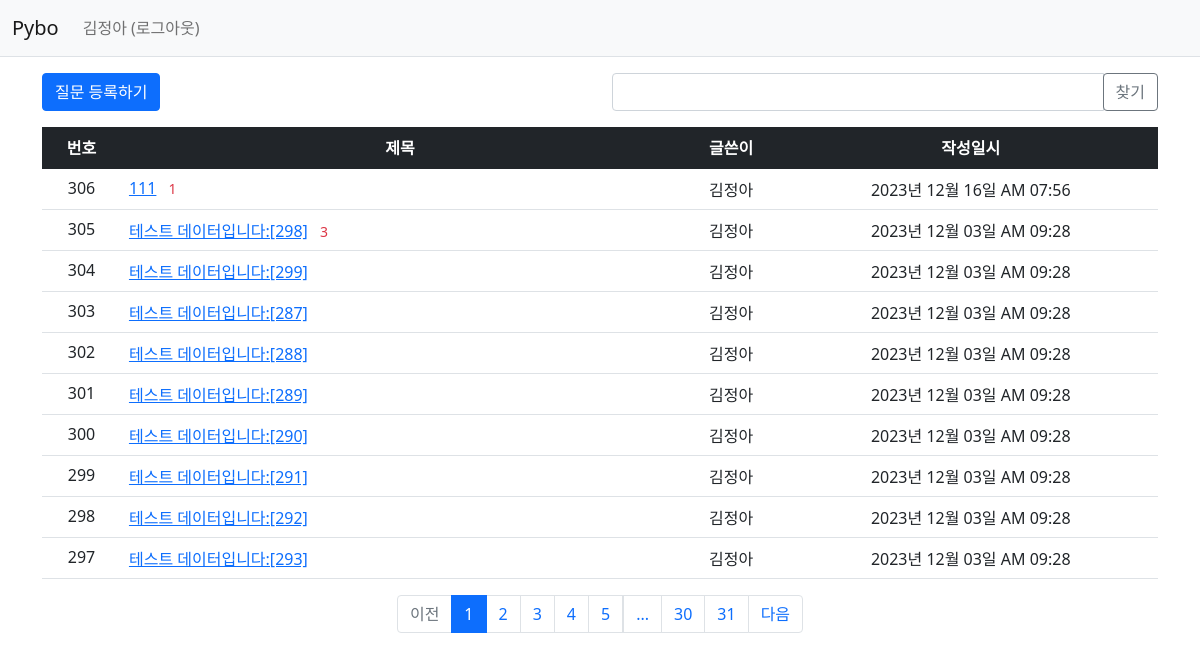
/question/list/ (signed in), run on the app's committed database.
### pybo/models.py (models this page shows)
class User(db.Model):
    id = db.Column(db.Integer, primary_key=True)
    username = db.Column(db.String(150), unique=True, nullable=False)
    password = db.Column(db.String(200), nullable=False)
    email = db.Column(db.String(120), unique=True, nullable=False)

class Question(db.Model):
    id = db.Column(db.Integer, primary_key=True)
    subject = db.Column(db.String(200), nullable=False)
    content = db.Column(db.Text(), nullable=False)
    create_date = db.Column(db.DateTime(), nullable=False)
    user_id = db.Column(db.Integer, db.ForeignKey('user.id', ondelete='CASCADE'), nullable=False)
    user = db.relationship('User', backref=db.backref('question_set'))
    modify_date = db.Column(db.DateTime(), nullable=True)
    voter = db.relationship('User', secondary=question_voter, backref=db.backref('question_voter_set'))

### pybo/views/question_views.py (the view, shortened to what this page needs)
@bp.route('/list/')
def _list():
    page = request.args.get('page', type=int, default=1)
    kw = request.args.get('kw', type=str, default='')
    question_list = Question.query.order_by(Question.create_date.desc())
    question_list = question_list.paginate(page=page, per_page=10)
    return render_template('question/question_list.html', question_list=question_list, page=page, kw=kw)

### pybo/filter.py (called while the page is built)
def format_datetime(value, fmt='%Y년 %m월 %d일 %p %I:%M'):
    return value.strftime(fmt)

### pybo/views/auth_views.py (called while the page is built)
@bp.before_app_request
def load_logged_in_user():
    user_id = session.get('user_id')
    if user_id is None:
        g.user = None
    else:
        g.user = User.query.get(user_id)

### pybo/templates/question/question_list.html (shortened to what this page needs)
<link rel="stylesheet" href="{{ url_for('static', filename='bootstrap.min.css') }}">
{% extends 'base.html' %}
{% block content %}
<div class="container my-3">
    <div class="row my-3">
        <div class="col-6">
            <a href="{{ url_for('question.create') }}" class="btn btn-primary">질문 등록하기</a>
        </div>
        <div class="col-6">
            <div class="input-group">
                <input type="text" id="search_kw" class="form-control" value="{{ kw or '' }}">
                <div class="input-group-append">
                    <button class="btn btn-outline-secondary" type="button" id="btn_search">찾기</button>
                </div>
            </div>
        </div>
    </div>
    <table class="table">
        <thead>
        <tr class="text-center table-dark">
            <th>번호</th>
            <th style="width:50%">제목</th>
            <th>글쓴이</th>
            <th>작성일시</th>
        </tr>
        </thead>
        <tbody>
        {% if question_list %}
        {% for question in question_list.items %}
        <tr class="text-center">
            <td>{{ question_list.total - ((question_list.page-1) * question_list.per_page) - loop.index0 }}</td>
            <td class="text-start">
                <a href="{{ url_for('question.detail', question_id=question.id) }}">{{ question.subject }}</a>
                {% if question.answer_set|length > 0 %}
                <span class="text-danger small mx-2">{{ question.answer_set|length }}</span>
                {% endif %}
            </td>
            <td>{{ question.user.username }}</td>
            <td>{{ question.create_date|datetime }}</td>
        </tr>
        {% endfor %}
        {% else %}
        <tr>
            <td colspan="3">질문이 없습니다.</td>
        </tr>
        {% endif %}
        </tbody>
    </table>
    <ul class="pagination justify-content-center">
        {% if question_list.has_prev %}
        <li class="page-item">
            <a class="page-link" data-page="{{ question_list.prev_num }}" href="javascript:void(0)">이전</a>
        </li>
        {% else %}
        <li class="page-item disabled">
            <a class="page-link" tabindex="-1" aria-disabled="true" href="javascript:void(0)">이전</a>
        </li>
        {% endif %}
        {% for page_num in question_list.iter_pages() %}
        {% if page_num %}
        {% if page_num != question_list.page %}
        <li class="page-item">
            <a class="page-link" data-page="{{ page_num }}" href="javascript:void(0)">{{ page_num }}</a>
        </li>
        {% else %}
        <li class="page-item active" aria-current="page">
            <a class="page-link" href="javascript:void(0)">{{ page_num }}</a>
        </li>
        {% endif %}
        {% else %}
        <li class="disabled">
            <a class="page-link" href="javascript:void(0)">...</a>
        </li>
        {% endif %}
        {% endfor %}
        {% if question_list.has_next %}
        <li class="page-item">
            <a class="page-link" data-page="{{ question_list.next_num }}" href="javascript:void(0)">다음</a>
        </li>
        {% else %}
        <li class="page-item disabled">
            <a class="page-link" tabindex="-1" aria-disabled="true" href="javascript:void(0)">다음</a>
        </li>
        {% endif %}
    </ul>
</div>
{% endblock %}

### pybo/templates/navbar.html (shortened to what this page needs)
<nav class="navbar navbar-expand-lg navbar-light bg-light border-bottom">
    <div class="container-fluid">
        <a class="navbar-brand" href="{{ url_for('main.index') }}">Pybo</a>
        <div class="collapse navbar-collapse" id="navbarSupportedContent">
            {% if g.user %}
            <ul class="navbar-nav">
                <li class="nav-item ">
                    <a class="nav-link" href="{{ url_for('auth.logout') }}">{{ g.user.username }} (로그아웃)</a>
                </li>
            </ul>
            {% endif %}
        </div>
    </div>
</nav>

### data on the page
User: user.username "김정아"
Question: total "306", subject "111", answer_set|length "1", user.username "김정아", create_date "2023년 12월 16일 AM 07:56"
Question: id "305", subject "테스트 데이터입니다:[298]", answer_set|length "3", user.username "김정아", create_date "2023년 12월 03일 AM 09:28"
Question: total "304", subject "테스트 데이터입니다:[299]", user.username "김정아", create_date "2023년 12월 03일 AM 09:28"
Question: total "303", subject "테스트 데이터입니다:[287]", user.username "김정아", create_date "2023년 12월 03일 AM 09:28"
Question: total "302", subject "테스트 데이터입니다:[288]", user.username "김정아", create_date "2023년 12월 03일 AM 09:28"
Question: total "301", subject "테스트 데이터입니다:[289]", user.username "김정아", create_date "2023년 12월 03일 AM 09:28"
Question: total "300", subject "테스트 데이터입니다:[290]", user.username "김정아", create_date "2023년 12월 03일 AM 09:28"
Question: total "299", subject "테스트 데이터입니다:[291]", user.username "김정아", create_date "2023년 12월 03일 AM 09:28"
Question: total "298", subject "테스트 데이터입니다:[292]", user.username "김정아", create_date "2023년 12월 03일 AM 09:28"
Question: total "297", subject "테스트 데이터입니다:[293]", user.username "김정아", create_date "2023년 12월 03일 AM 09:28"

### other printed values
{{ page_num }} "1"
{{ page_num }} "2" "3" "4" "5" "30" "31"
